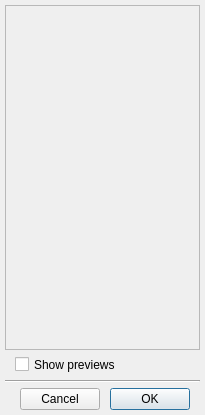
<?xml version="1.0" encoding="UTF-8"?>
<ui version="4.0">
 <class>TFCompositionDialog</class>
 <widget class="QDialog" name="TFCompositionDialog">
  <property name="geometry">
   <rect>
    <x>0</x>
    <y>0</y>
    <width>205</width>
    <height>415</height>
   </rect>
  </property>
  <property name="minimumSize">
   <size>
    <width>205</width>
    <height>415</height>
   </size>
  </property>
  <property name="windowTitle">
   <string>Compositon Manager</string>
  </property>
  <widget class="QWidget" name="dialogWidget" native="true">
   <property name="geometry">
    <rect>
     <x>0</x>
     <y>0</y>
     <width>205</width>
     <height>415</height>
    </rect>
   </property>
   <layout class="QVBoxLayout" name="dialogLayout">
    <property name="spacing">
     <number>5</number>
    </property>
    <property name="margin">
     <number>5</number>
    </property>
    <item>
     <widget class="QScrollArea" name="scrollArea">
      <property name="verticalScrollBarPolicy">
       <enum>Qt::ScrollBarAsNeeded</enum>
      </property>
      <property name="horizontalScrollBarPolicy">
       <enum>Qt::ScrollBarAsNeeded</enum>
      </property>
      <property name="widgetResizable">
       <bool>true</bool>
      </property>
      <widget class="QWidget" name="scrollAreaWidget">
       <property name="geometry">
        <rect>
         <x>0</x>
         <y>0</y>
         <width>193</width>
         <height>340</height>
        </rect>
       </property>
      </widget>
     </widget>
    </item>
    <item>
     <layout class="QHBoxLayout" name="previewCheckLayout">
      <property name="spacing">
       <number>10</number>
      </property>
      <property name="leftMargin">
       <number>10</number>
      </property>
      <property name="topMargin">
       <number>0</number>
      </property>
      <property name="rightMargin">
       <number>10</number>
      </property>
      <property name="bottomMargin">
       <number>0</number>
      </property>
      <item>
       <widget class="QCheckBox" name="previewsCheck">
        <property name="minimumSize">
         <size>
          <width>0</width>
          <height>15</height>
         </size>
        </property>
        <property name="maximumSize">
         <size>
          <width>16777215</width>
          <height>15</height>
         </size>
        </property>
        <property name="text">
         <string>Show previews</string>
        </property>
       </widget>
      </item>
      <item>
       <spacer name="horizontalSpacer1">
        <property name="orientation">
         <enum>Qt::Horizontal</enum>
        </property>
        <property name="sizeHint" stdset="0">
         <size>
          <width>40</width>
          <height>20</height>
         </size>
        </property>
       </spacer>
      </item>
     </layout>
    </item>
    <item>
     <widget class="Line" name="line">
      <property name="orientation">
       <enum>Qt::Horizontal</enum>
      </property>
     </widget>
    </item>
    <item>
     <widget class="QWidget" name="horizontalWidget" native="true">
      <layout class="QHBoxLayout" name="horizontalLayout">
       <property name="spacing">
        <number>10</number>
       </property>
       <property name="leftMargin">
        <number>10</number>
       </property>
       <property name="topMargin">
        <number>0</number>
       </property>
       <property name="rightMargin">
        <number>10</number>
       </property>
       <property name="bottomMargin">
        <number>0</number>
       </property>
       <item>
        <spacer name="horizontalSpacer">
         <property name="orientation">
          <enum>Qt::Horizontal</enum>
         </property>
         <property name="sizeHint" stdset="0">
          <size>
           <width>40</width>
           <height>20</height>
          </size>
         </property>
        </spacer>
       </item>
       <item>
        <widget class="QPushButton" name="cancelButton">
         <property name="enabled">
          <bool>true</bool>
         </property>
         <property name="text">
          <string>Cancel</string>
         </property>
        </widget>
       </item>
       <item>
        <widget class="QPushButton" name="okButton">
         <property name="enabled">
          <bool>true</bool>
         </property>
         <property name="text">
          <string>OK</string>
         </property>
         <property name="autoDefault">
          <bool>true</bool>
         </property>
         <property name="default">
          <bool>true</bool>
         </property>
        </widget>
       </item>
      </layout>
     </widget>
    </item>
   </layout>
  </widget>
 </widget>
 <resources/>
 <connections>
  <connection>
   <sender>okButton</sender>
   <signal>clicked()</signal>
   <receiver>TFCompositionDialog</receiver>
   <slot>accept()</slot>
   <hints>
    <hint type="sourcelabel">
     <x>148</x>
     <y>343</y>
    </hint>
    <hint type="destinationlabel">
     <x>99</x>
     <y>182</y>
    </hint>
   </hints>
  </connection>
  <connection>
   <sender>cancelButton</sender>
   <signal>clicked()</signal>
   <receiver>TFCompositionDialog</receiver>
   <slot>reject()</slot>
   <hints>
    <hint type="sourcelabel">
     <x>51</x>
     <y>343</y>
    </hint>
    <hint type="destinationlabel">
     <x>99</x>
     <y>182</y>
    </hint>
   </hints>
  </connection>
 </connections>
</ui>
